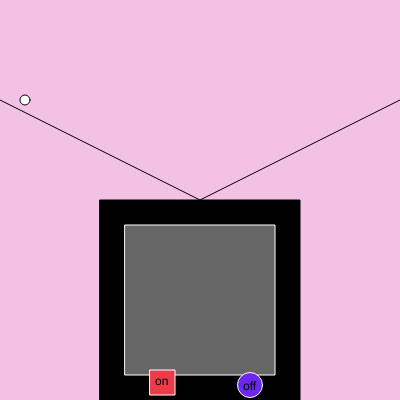
Frame 1 (no input)
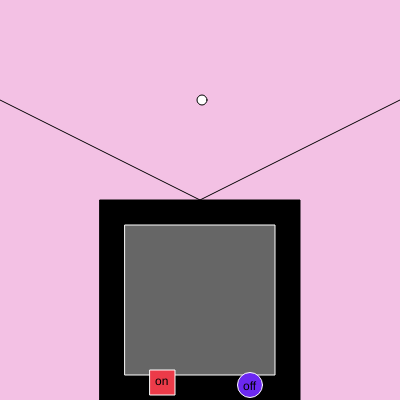
Frame 60 (no input)
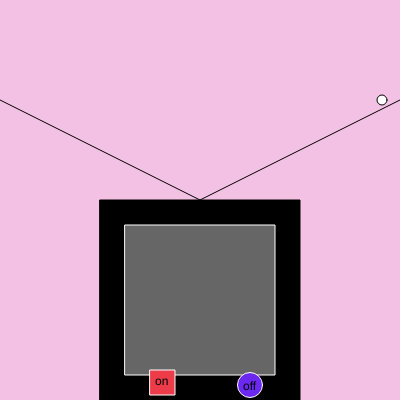
Frame 120 (the mouse pressed at the canvas centre since frame 60)

The p5.js sketch that drew these frames (run headless with seeded random() and noise() and a simulated clock; from frame 60 on, the mouse is pressed at the canvas centre):

// p5.js sketch
// ── sketch.js
var rectX, rectY;     
var circleX, circleY;  
var circleSize = 25;
var circleOver = false; 
var rectSize = 25; 
var rectOver = false;      
var rectColor, circleColor, baseColor;
var rectHighlight, circleHighlight;
var currentColor;

var x = 25;
var y = 100;
var xspeed = 3;


function setup() {
  createCanvas(400, 400);
  rectColor = color(236,59,73);
  rectHighlight = color(152,39,48);
  circleColor = color(107,40,241);
  circleHighlight = color(66,37,125);
  baseColor = color(102);
  currentColor = baseColor;
  circleX = 250;
  circleY = 385;
  rectX = 150;
  rectY = 370;
  ellipseMode(CENTER);
}

function draw() {
  let color_a=color(243,193,228);
  background(color_a);
  
  //tv base and antenna
  push();
  fill(0);
  rect(100,200,200,200);
  line(200,200,0,100);
  line(400,100,200,200);
  pop();
  
  
 //buttons   
  push();
  fill(currentColor);
  stroke(255);
  rect(125,225,150,150);
  pop();
  
  push();
  update(mouseX, mouseY);
  
  if (rectOver) {
    fill(rectHighlight);
  } else {
    fill(rectColor);
  }
  stroke(255);
  rect(rectX, rectY, rectSize, rectSize);
  
  if (circleOver) {
    fill(circleHighlight);
  } else {
    fill(circleColor);
  }
  stroke(255);
  ellipse(circleX, circleY, circleSize, circleSize);
  pop();
  
  
  //button text
  push();
  text("on",155,385);
  pop();
  
  push();
  text("off", 243,390);
  pop();
  
  
  
  //antenna bubble signal
  push();
  ellipse(x,y,10,10);
  x += xspeed;
  
  if(x-10 <= 0 || x+10>width)
    {
      xspeed *= -1;
    }
  pop();
  
}

function update( x,  y) {
  if ( overCircle(circleX, circleY, circleSize) ) {
    circleOver = true;
    rectOver = false;
  } else if ( overRect(rectX, rectY, rectSize, rectSize) ) {
    rectOver = true;
    circleOver = false;
  } else {
    circleOver = rectOver = false;
  }
}

function mousePressed() {
  if (circleOver) {
    currentColor = color(0);
  }
  if (rectOver) {
    currentColor = color(255);
  }
}

function overRect( x,  y,  width,  height)  {
  if (mouseX >= x && mouseX <= x+width && 
      mouseY >= y && mouseY <= y+height) {
    return true;
  } else {
    return false;
  }
}

function overCircle( x,  y,  diameter) {
  var disX = x - mouseX;
  var disY = y - mouseY;
  if (sqrt(sq(disX) + sq(disY)) < diameter/2 ) {
    return true;
  } else {
    return false;
  }
}
